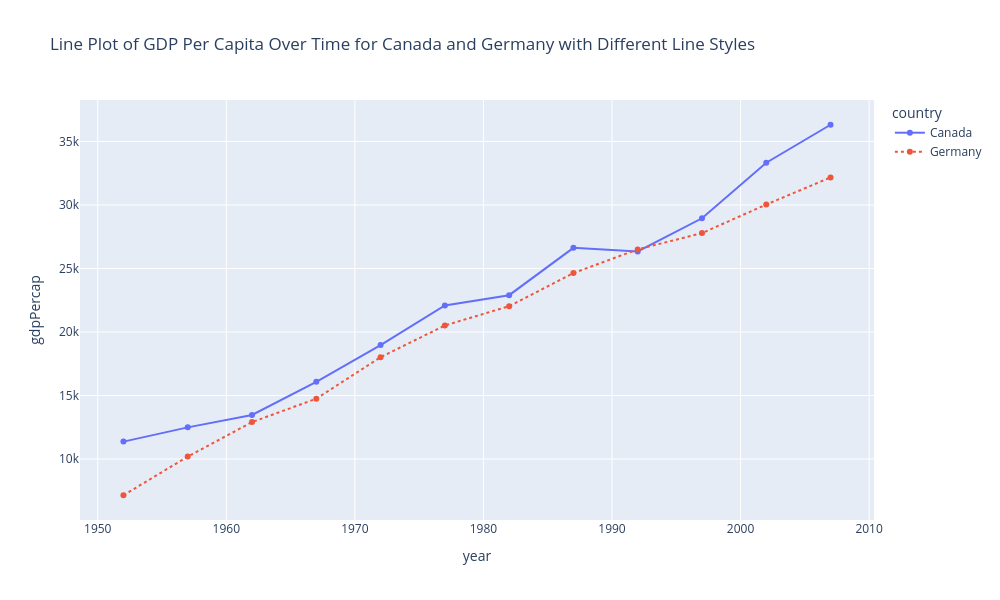

Notebook code cell kept with this figure:
### Code cell
# Задача 3: Создайте линейный график с несколькими линиями для сравнения тенденций. Используйте набор данных gapminder, доступный в Plotly Express. 
# Отметьте год на оси x и gdpPercap на оси y. Отфильтруйте данные, чтобы включить в них только страны "Канада" и "Германия". 
# Используйте разные стили линий для каждой страны.
df_gapminder = px.data.gapminder()
display(df_gapminder)
fig = px.line(df_gapminder[df_gapminder['country'].isin(['Canada', 'Germany'])],
            x='year',
            y='gdpPercap',
            color='country',
            line_dash='country',
            markers=True,
            # text='gdpPercap',
             width=1000,
             height=600,
            title='Line Plot of GDP Per Capita Over Time for Canada and Germany with Different Line Styles')
fig.show()

### Figure 1 — Plotly figure (JSON) as saved in the notebook; plotly's stock layout.template omitted (floating-point values rounded to 4 significant figures)
{"data": [{"hovertemplate": "country=Canada<br>year=%{x}<br>gdpPercap=%{y}<extra></extra>", "legendgroup": "Canada", "line": {"color": "#636efa", "dash": "solid"}, "marker": {"symbol": "circle"}, "mode": "lines+markers", "name": "Canada", "orientation": "v", "showlegend": true, "type": "scatter", "x": [1952, 1957, 1962, 1967, 1972, 1977, 1982, 1987, 1992, 1997, 2002, 2007], "xaxis": "x", "y": [11370.0, 12490.0, 13460.0, 16080.0, 18970.0, 22090.0, 22900.0, 26630.0, 26340.0, 28950.0, 33330.0, 36320.0], "yaxis": "y"}, {"hovertemplate": "country=Germany<br>year=%{x}<br>gdpPercap=%{y}<extra></extra>", "legendgroup": "Germany", "line": {"color": "#EF553B", "dash": "dot"}, "marker": {"symbol": "circle"}, "mode": "lines+markers", "name": "Germany", "orientation": "v", "showlegend": true, "type": "scatter", "x": [1952, 1957, 1962, 1967, 1972, 1977, 1982, 1987, 1992, 1997, 2002, 2007], "xaxis": "x", "y": [7144.0, 10190.0, 12900.0, 14750.0, 18020.0, 20510.0, 22030.0, 24640.0, 26510.0, 27790.0, 30040.0, 32170.0], "yaxis": "y"}], "layout": {"height": 600, "legend": {"title": {"text": "country"}, "tracegroupgap": 0}, "title": {"text": "Line Plot of GDP Per Capita Over Time for Canada and Germany with Different Line Styles"}, "width": 1000, "xaxis": {"anchor": "y", "domain": [0, 1], "title": {"text": "year"}}, "yaxis": {"anchor": "x", "domain": [0, 1], "title": {"text": "gdpPercap"}}}}
